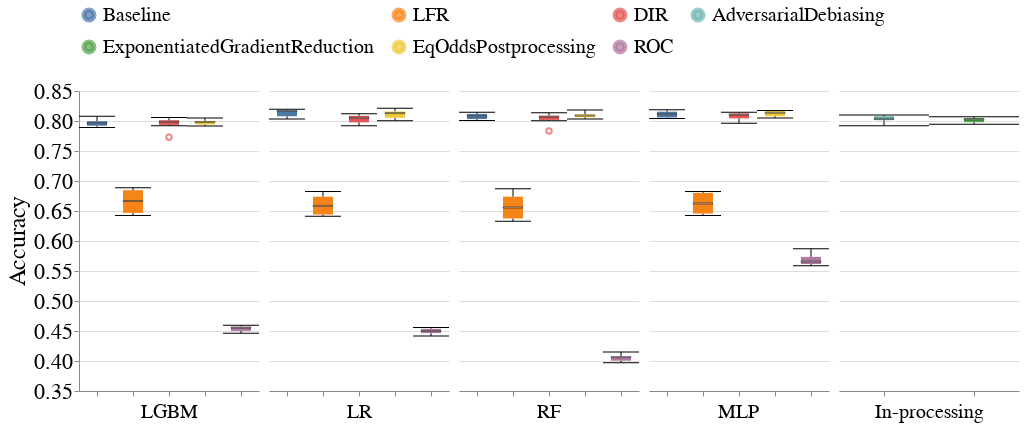

Here is the notebook cell this chart was saved with:
### Code cell
create_box_plot_for_diff_interventions(all_subgroup_metrics_df,
                                       dataset_name=DATASET_NAMES[0],
                                       metric_name='Accuracy',
                                       vals_to_replace=vals_to_replace)

### Figure 1 — Vega-Lite specification as saved in the notebook (floating-point values rounded to 4 significant figures; data arrays with more than 128 entries replaced by an {"elided": "..."} marker saying what was removed)
{"config": {"view": {"continuousWidth": 400, "continuousHeight": 300, "stroke": null}, "axis": {"labelFontSize": 22, "labelFontWeight": "normal", "titleFontSize": 24, "titleFontWeight": "normal"}, "facet": {"spacing": 10}, "header": {"labelFontSize": 20, "labelOrient": "bottom", "labelPadding": 5, "titleFontSize": 20}, "legend": {"columns": 4, "direction": "horizontal", "labelFontSize": 20, "labelLimit": 400, "orient": "top", "symbolStrokeWidth": 5, "titleAnchor": "middle", "titleFontSize": 22, "titleLimit": 300}, "title": {"fontSize": 20}}, "data": {"name": "data-40443104a45e1cef43cb112fda3ed222"}, "mark": {"type": "boxplot", "median": {"stroke": "black", "strokeWidth": 0.7}, "size": 20, "ticks": true}, "encoding": {"color": {"field": "Fairness_Intervention", "sort": ["Baseline", "LFR", "DIR", "AdversarialDebiasing", "ExponentiatedGradientReduction", "EqOddsPostprocessing", "ROC"], "title": null, "type": "nominal"}, "column": {"field": "Model_Name", "sort": ["LGBM", "LR", "RF", "MLP", "In-processing"], "title": null, "type": "nominal"}, "x": {"axis": {"labels": false}, "field": "Fairness_Intervention", "sort": ["Baseline", "LFR", "DIR", "AdversarialDebiasing", "ExponentiatedGradientReduction", "EqOddsPostprocessing", "ROC"], "title": null, "type": "nominal"}, "y": {"field": "Metric_Value", "scale": {"zero": false}, "title": "Accuracy", "type": "quantitative"}}, "resolve": {"scale": {"x": "independent"}}, "width": 180, "$schema": "https://vega.github.io/schema/vega-lite/v4.17.0.json", "datasets": {"data-40443104a45e1cef43cb112fda3ed222": {"elided": "132 records"}}}
